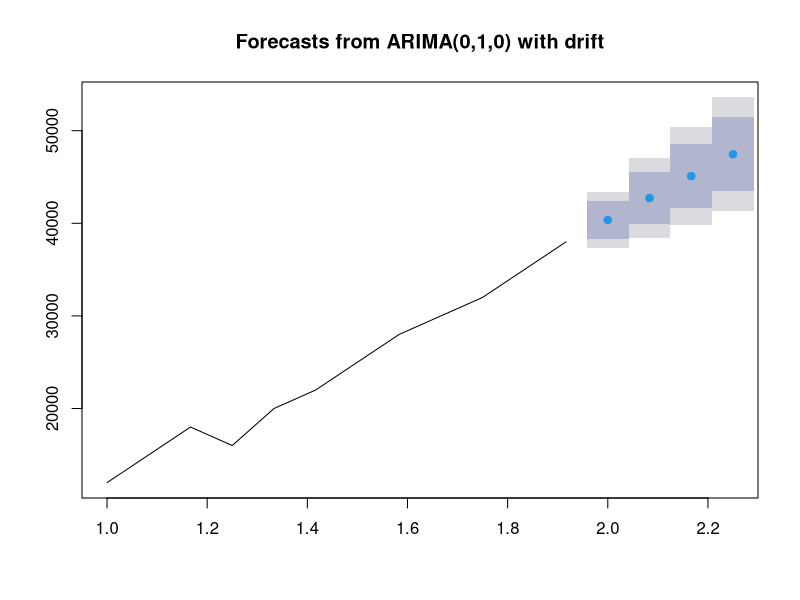

This figure's R source:
library(forecast)

sales_data<-data.frame(
  Month = seq(as.Date("2023-01-01"), as.Date("2023-12-01"), by = "months"),
  Sales = c(12000, 15000, 18000, 16000, 20000, 22000, 25000, 28000, 30000, 32000, 35000, 38000)
)
print(sales_data)
print(sales_data$Month)
print(sales_data$Sales)

# Convert to time series data/object for use with R functions for time series data analysis (Function: ts())
# Frequency 12 makes it a monthly time series (Jan-Dec due to 12 values of sales).
sales_ts <- ts(sales_data$Sales, frequency = 12)

print(sales_ts)

# Fit ARIMA model (From forecast package)
arima_model <- auto.arima(sales_ts)

# Forecast sales for the next 4 months
forecast_result <- forecast(arima_model, h = 4)

# Display forecast results
print(forecast_result)
plot(forecast_result)
